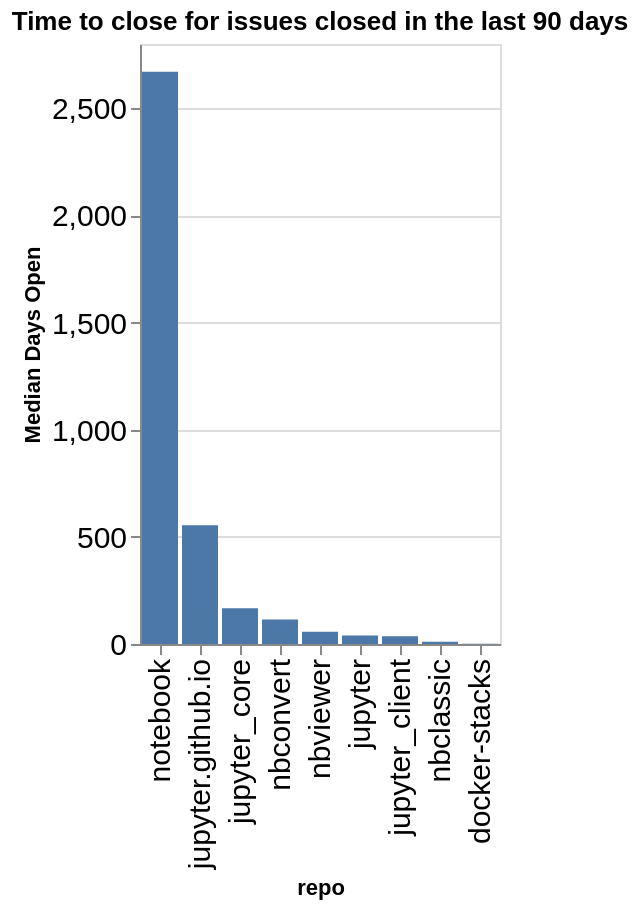

Notebook code for this chart:
### Code cell
time_open = closed.groupby(['org', 'repo']).agg({'time_open': 'median'}).reset_index()
time_open['time_open'] = time_open['time_open'] / (60 * 60 * 24)
time_open['org/repo'] = time_open.apply(lambda a: a['org'] + '/' + a['repo'], axis=1)
sorted_vals = time_open.sort_values(['org', 'time_open'], ascending=False)['repo'].values
alt.Chart(data=time_open, title=f"Time to close for issues closed in the last {n_days} days").mark_bar().encode(
    x=alt.X('repo', sort=alt.Sort(sorted_vals.tolist())),
    y=alt.Y('time_open', title="Median Days Open"),
)

### Figure 1 — Vega-Lite specification as saved in the notebook (floating-point values rounded to 4 significant figures)
{"config": {"axisLeft": {"labelFontSize": 15}, "axisBottom": {"labelFontSize": 15}}, "data": {"name": "data-81a3ef052cab40bbad6eacadfb9d58b5"}, "mark": {"type": "bar"}, "encoding": {"x": {"field": "repo", "sort": ["notebook", "jupyter.github.io", "jupyter_core", "nbconvert", "nbviewer", "jupyter", "jupyter_client", "nbclassic", "docker-stacks"], "type": "nominal"}, "y": {"field": "time_open", "title": "Median Days Open", "type": "quantitative"}}, "title": "Time to close for issues closed in the last 90 days", "$schema": "https://vega.github.io/schema/vega-lite/v5.20.1.json", "datasets": {"data-81a3ef052cab40bbad6eacadfb9d58b5": [{"org": "jupyter", "repo": "docker-stacks", "time_open": 0.6748, "org/repo": "jupyter/docker-stacks"}, {"org": "jupyter", "repo": "jupyter", "time_open": 39.47, "org/repo": "jupyter/jupyter"}, {"org": "jupyter", "repo": "jupyter.github.io", "time_open": 554.1, "org/repo": "jupyter/jupyter.github.io"}, {"org": "jupyter", "repo": "jupyter_client", "time_open": 35.74, "org/repo": "jupyter/jupyter_client"}, {"org": "jupyter", "repo": "jupyter_core", "time_open": 167.2, "org/repo": "jupyter/jupyter_core"}, {"org": "jupyter", "repo": "nbclassic", "time_open": 10.2, "org/repo": "jupyter/nbclassic"}, {"org": "jupyter", "repo": "nbconvert", "time_open": 113.8, "org/repo": "jupyter/nbconvert"}, {"org": "jupyter", "repo": "nbviewer", "time_open": 57.54, "org/repo": "jupyter/nbviewer"}, {"org": "jupyter", "repo": "notebook", "time_open": 2670.0, "org/repo": "jupyter/notebook"}]}}
